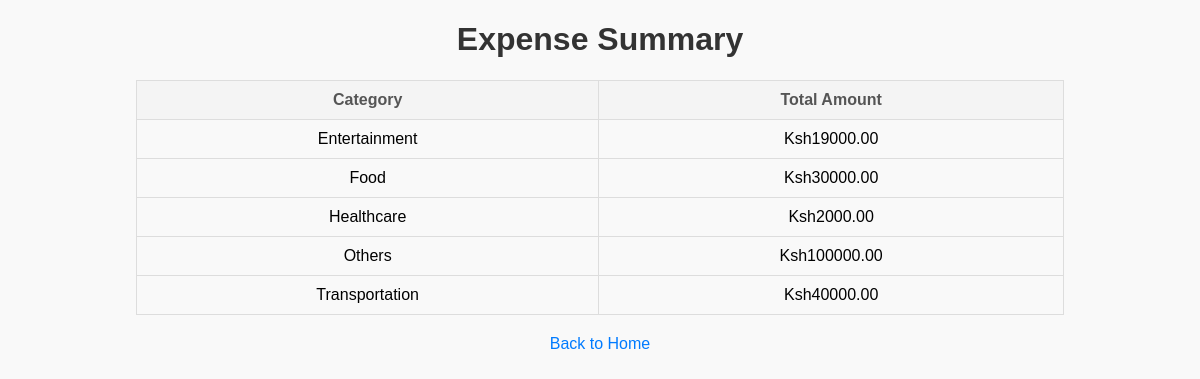
Page /expense_summary (signed in) on the committed database.
### tables this page shows
CREATE TABLE expenses (
            id INTEGER PRIMARY KEY AUTOINCREMENT,
            amount REAL NOT NULL,
            created_at TIMESTAMP DEFAULT CURRENT_TIMESTAMP
        , user_id INTEGER REFERENCES users(id), category TEXT DEFAULT 'Uncategorized');

### app.py (the view)
@app.route('/expense_summary')
@login_required
def expense_summary():
    grouped_expenses_dict = db.get_expenses_grouped_by_category(current_user.id)
    grouped_expenses = [(category, total) for category, total in grouped_expenses_dict.items()]
    print("Grouped Expenses for Summary:", grouped_expenses)
    return render_template('expense_summary.html', grouped_expenses=grouped_expenses)

### app.py (called while the page is built)
@login_manager.user_loader
def load_user(user_id):
    user = db.get_user_by_id(user_id)  # Load user by ID (fixes initial issue)
    if user:
        return User(id=user[0], username=user[1])
    return None

### database.py (called while the page is built)
def get_user_by_id(user_id):
    conn = sqlite3.connect(DB_NAME)
    cursor = conn.cursor()
    cursor.execute("SELECT * FROM users WHERE id = ?", (user_id,))
    user = cursor.fetchone()
    conn.close()
    return user

def get_expenses_grouped_by_category(user_id):
    conn = sqlite3.connect(DB_NAME)
    cursor = conn.cursor()
    cursor.execute("""
        SELECT category, SUM(amount)
        FROM expenses
        WHERE user_id = ?
        GROUP BY category
    """, (user_id,))
    result = dict(cursor.fetchall())
    conn.close()
    return result

### templates/expense_summary.html (shortened to what this page needs)
<!DOCTYPE html>
<html>
<head>
</head>
<body>
    <h1>Expense Summary</h1>
    <table>
        <thead>
            <tr>
                <th>Category</th>
                <th>Total Amount</th>
            </tr>
        </thead>
        <tbody>
            {% for category, total in grouped_expenses %}
            <tr>
                <td>{{ category }}</td>
                <td>Ksh{{ "%.2f"|format(total) }}</td>
            </tr>
            {% endfor %}
        </tbody>
    </table>
    <a href="/">Back to Home</a>
</body>
</html>

### templates/expense_summary.html (style rules this page uses)
body { font-family: Arial, sans-serif; margin: 20px; padding: 0; background-color: #f9f9f9; }
h1 { text-align: center; color: #333; }
table { width: 80%; margin: 20px auto; border-collapse: collapse; }
th, td { padding: 10px; border: 1px solid #ddd; text-align: center; }
th { background-color: #f4f4f4; color: #555; }
tr:nth-child(even) { background-color: #f9f9f9; }
a { display: block; text-align: center; margin: 20px auto; color: #007bff; text-decoration: none; }

### rows in the picture
expenses: category "Entertainment", amount "19000.00"
expenses: category "Food", amount "30000.00"
expenses: category "Healthcare", amount "2000.00"
expenses: category "Others", amount "100000.00"
expenses: category "Transportation", amount "40000.00"
